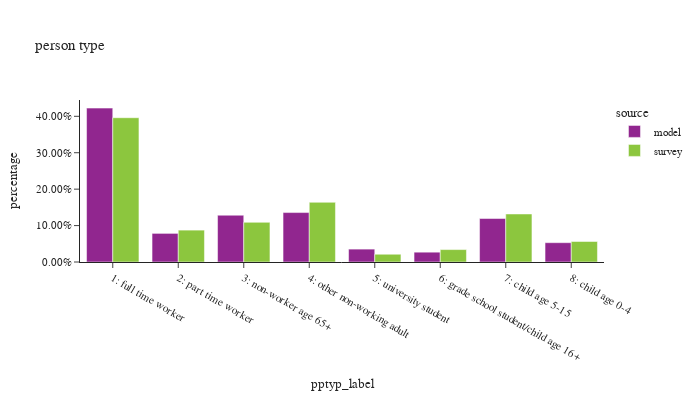

Source (notebook cell):
### Code cell
df_plot = person.groupby(['source','pptyp_label'])['psexpfac'].sum().reset_index()
df_plot['percentage'] = df_plot.groupby(['source'], group_keys=False)['psexpfac'].\
        apply(lambda x: x / float(x.sum()))

df_plot_ct = person.groupby(['source','pptyp_label'])['psexpfac'].count().reset_index(). \
    rename(columns={'psexpfac':'sample count'})
df_plot = df_plot.merge(df_plot_ct, on=['source','pptyp_label'])

fig = px.bar(df_plot.sort_values(by=['source']), x="pptyp_label", y="percentage", color="source",
             hover_data=['sample count'],
             barmode="group",title="person type")
fig.update_layout(height=400, width=700, font=dict(size=11),
                  yaxis=dict(tickformat=".2%"))
fig.show()

### Figure 1 — Plotly figure (JSON) as saved in the notebook; plotly's stock layout.template omitted (floating-point values rounded to 4 significant figures)
{"data": [{"alignmentgroup": "True", "customdata": [[2445930], [454869], [743576], [785577], [204783], [156107], [691022], [306989]], "hovertemplate": "source=model<br>pptyp_label=%{x}<br>percentage=%{y}<br>sample count=%{customdata[0]}<extra></extra>", "legendgroup": "model", "marker": {"color": "#91268F", "pattern": {"shape": ""}}, "name": "model", "offsetgroup": "model", "orientation": "v", "showlegend": true, "textposition": "auto", "type": "bar", "x": ["1: full time worker", "2: part time worker", "3: non-worker age 65+", "4: other non-working adult", "5: university student", "6: grade school student/child age 16+", "7: child age 5-15", "8: child age 0-4"], "xaxis": "x", "y": [0.4225, 0.07858, 0.1284, 0.1357, 0.03538, 0.02697, 0.1194, 0.05303], "yaxis": "y"}, {"alignmentgroup": "True", "customdata": [[2895], [555], [1090], [1039], [170], [125], [573], [288]], "hovertemplate": "source=survey<br>pptyp_label=%{x}<br>percentage=%{y}<br>sample count=%{customdata[0]}<extra></extra>", "legendgroup": "survey", "marker": {"color": "#8CC63E", "pattern": {"shape": ""}}, "name": "survey", "offsetgroup": "survey", "orientation": "v", "showlegend": true, "textposition": "auto", "type": "bar", "x": ["1: full time worker", "2: part time worker", "3: non-worker age 65+", "4: other non-working adult", "5: university student", "6: grade school student/child age 16+", "7: child age 5-15", "8: child age 0-4"], "xaxis": "x", "y": [0.3961, 0.08753, 0.1089, 0.1639, 0.02129, 0.0341, 0.1318, 0.0563], "yaxis": "y"}], "layout": {"barmode": "group", "font": {"size": 11}, "height": 400, "legend": {"title": {"text": "source"}, "tracegroupgap": 0}, "title": {"text": "person type"}, "width": 700, "xaxis": {"anchor": "y", "domain": [0.0, 1.0], "title": {"text": "pptyp_label"}}, "yaxis": {"anchor": "x", "domain": [0.0, 1.0], "tickformat": ".2%", "title": {"text": "percentage"}}}}
